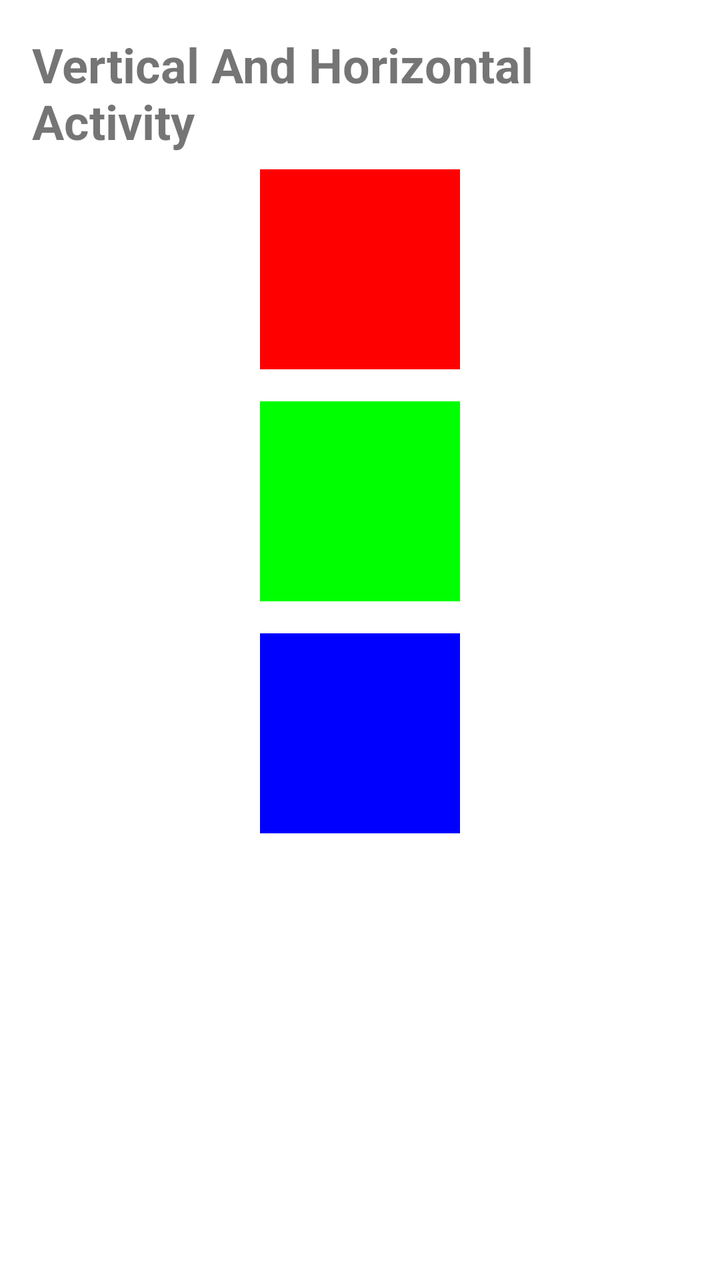
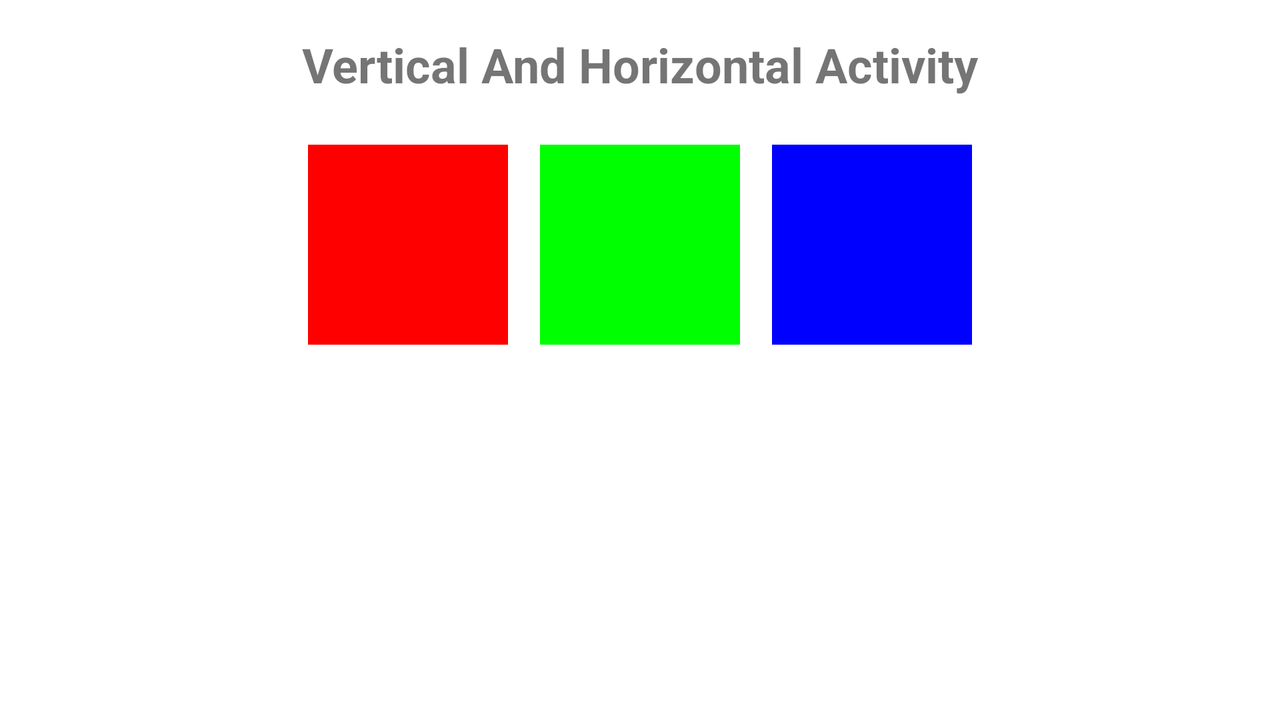

The same Android screen from two of the app's own layout files: first res/layout/ as a phone draws it, then the repository's variant for another configuration, drawn on a device whose configuration selects that folder. Both files follow.
<!-- AndroidManifest.xml: application theme Theme.VerticalAndHorizontalAppTemp -->
<!-- res/layout/activity_vertical_and_horizontal.xml -->
<?xml version="1.0" encoding="utf-8"?>
<LinearLayout xmlns:android="http://schemas.android.com/apk/res/android"
    xmlns:app="http://schemas.android.com/apk/res-auto"
    xmlns:tools="http://schemas.android.com/tools"
    android:layout_width="match_parent"
    android:layout_height="match_parent"
    tools:context=".VerticalAndHorizontalActivity"
    android:orientation="vertical"
    android:padding="16dp"
    android:gravity="center|top">

    <TextView
        android:layout_width="wrap_content"
        android:layout_height="wrap_content"
        android:textSize="24sp"
        android:textStyle="bold"
        android:text="Vertical And Horizontal Activity"/>

    <View
        android:layout_width="100dp"
        android:layout_height="100dp"
        android:layout_margin="8dp"
        android:background="#FF0000"/>

    <View
        android:layout_width="100dp"
        android:layout_height="100dp"
        android:layout_margin="8dp"
        android:background="#00FF00"/>

    <View
        android:layout_width="100dp"
        android:layout_height="100dp"
        android:layout_margin="8dp"
        android:background="#0000FF"/>

</LinearLayout>
<!-- resources referenced by this layout -->
<resources>
  <style name="Theme.VerticalAndHorizontalAppTemp" parent="Theme.MaterialComponents.DayNight.DarkActionBar">
          
          <item name="colorPrimary">@color/purple_500</item>
          <item name="colorPrimaryVariant">@color/purple_700</item>
          <item name="colorOnPrimary">@color/white</item>
          
          <item name="colorSecondary">@color/teal_200</item>
          <item name="colorSecondaryVariant">@color/teal_700</item>
          <item name="colorOnSecondary">@color/black</item>
          
          <item name="android:statusBarColor">?attr/colorPrimaryVariant</item>
          
      </style>
</resources>
<!-- res/layout-land/activity_vertical_and_horizontal.xml (the repository's variant of the layout above) -->
<!-- drawn on the phone turned sideways -->
<?xml version="1.0" encoding="utf-8"?>
<LinearLayout xmlns:android="http://schemas.android.com/apk/res/android"
    xmlns:app="http://schemas.android.com/apk/res-auto"
    xmlns:tools="http://schemas.android.com/tools"
    android:layout_width="match_parent"
    android:layout_height="match_parent"
    tools:context=".VerticalAndHorizontalActivity"
    android:orientation="vertical"
    android:padding="16dp"
    android:gravity="center|top">
    
    <TextView
        android:layout_width="wrap_content"
        android:layout_height="wrap_content"
        android:textSize="24sp"
        android:textStyle="bold"
        android:text="Vertical And Horizontal Activity"/>
    
    <LinearLayout
        android:layout_width="wrap_content"
        android:layout_height="wrap_content"
        android:layout_marginTop="16dp"
        android:orientation="horizontal">

        <View
            android:layout_width="100dp"
            android:layout_height="100dp"
            android:layout_margin="8dp"
            android:background="#FF0000"/>

        <View
            android:layout_width="100dp"
            android:layout_height="100dp"
            android:layout_margin="8dp"
            android:background="#00FF00"/>

        <View
            android:layout_width="100dp"
            android:layout_height="100dp"
            android:layout_margin="8dp"
            android:background="#0000FF"/>

    </LinearLayout>

</LinearLayout>
